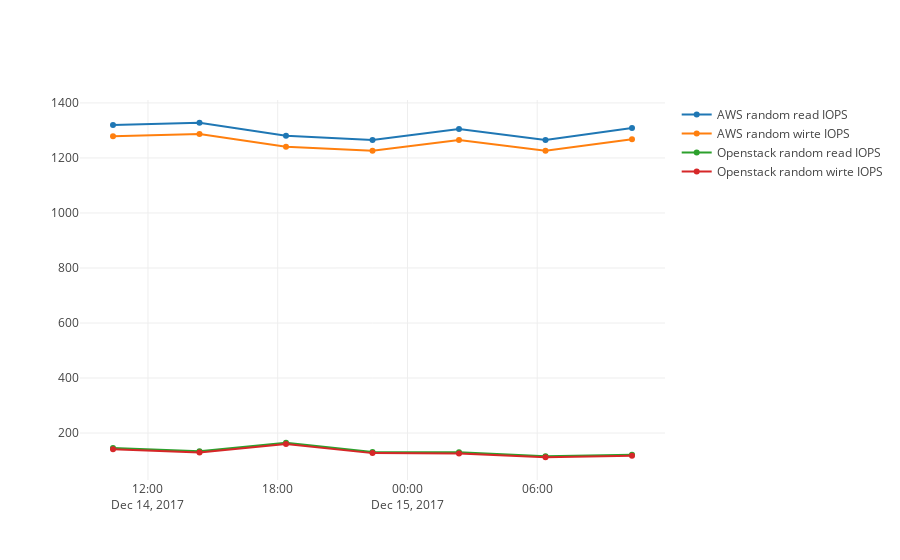

The cell this chart's notebook holds for it:
### Code cell
iplot(rnd)

### Figure 1 — Plotly figure (JSON) as saved in the notebook; plotly's stock layout.template omitted (floating-point values rounded to 4 significant figures)
{"data": [{"name": "AWS random read IOPS", "type": "scatter", "x": ["2017-12-14T10:23:00", "2017-12-14T14:23:00", "2017-12-14T18:23:00", "2017-12-14T22:23:00", "2017-12-15T02:23:00", "2017-12-15T06:23:00", "2017-12-15T10:23:00"], "y": [1320, 1328, 1281, 1265, 1305, 1265, 1309]}, {"name": "AWS random wirte IOPS", "type": "scatter", "x": ["2017-12-14T10:23:00", "2017-12-14T14:23:00", "2017-12-14T18:23:00", "2017-12-14T22:23:00", "2017-12-15T02:23:00", "2017-12-15T06:23:00", "2017-12-15T10:23:00"], "y": [1279, 1287, 1241, 1226, 1265, 1226, 1268]}, {"name": "Openstack random read IOPS", "type": "scatter", "x": ["2017-12-14T10:23:00", "2017-12-14T14:23:00", "2017-12-14T18:23:00", "2017-12-14T22:23:00", "2017-12-15T02:23:00", "2017-12-15T06:23:00", "2017-12-15T10:23:00"], "y": [146, 134, 165, 131, 130, 116, 121]}, {"name": "Openstack random wirte IOPS", "type": "scatter", "x": ["2017-12-14T10:23:00", "2017-12-14T14:23:00", "2017-12-14T18:23:00", "2017-12-14T22:23:00", "2017-12-15T02:23:00", "2017-12-15T06:23:00", "2017-12-15T10:23:00"], "y": [141, 129, 160, 127, 126, 112, 117]}], "layout": {}}
